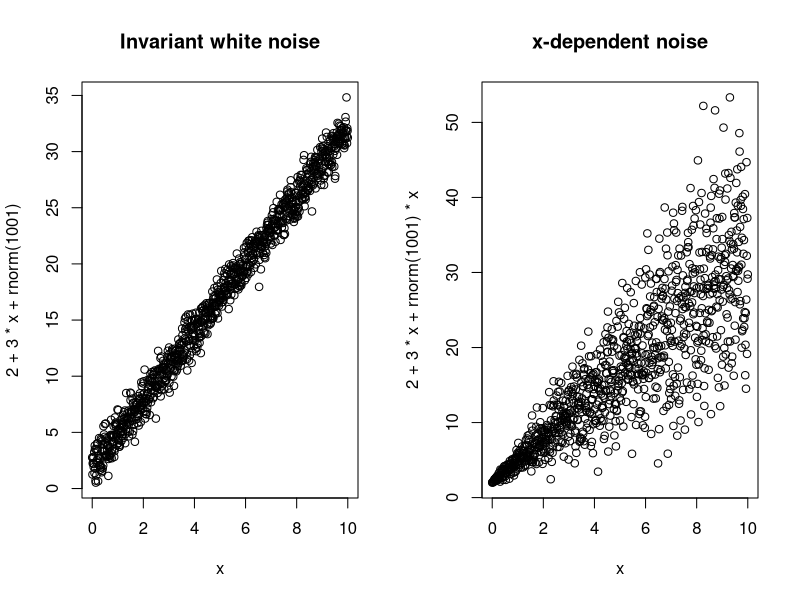
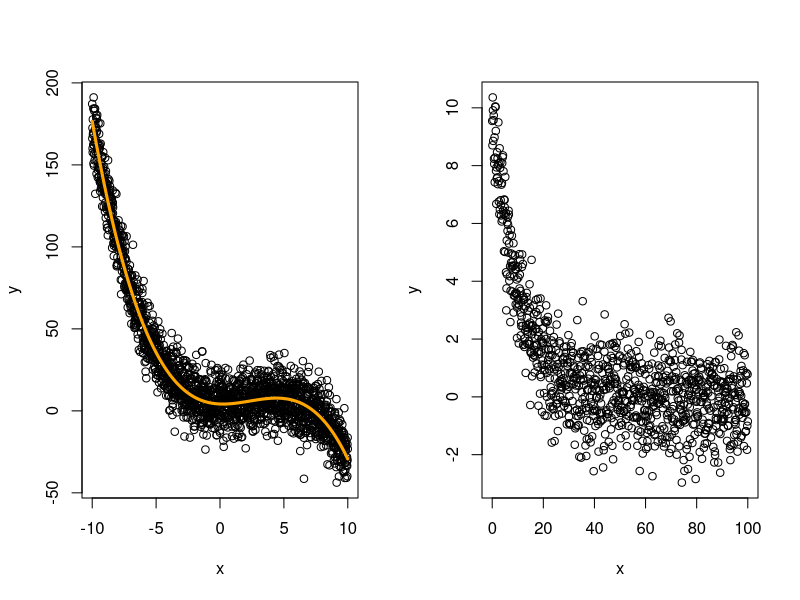
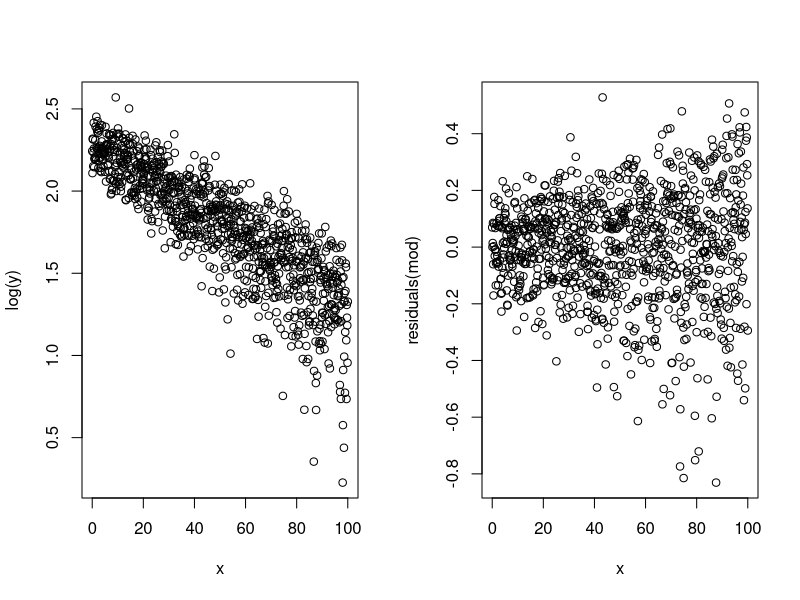
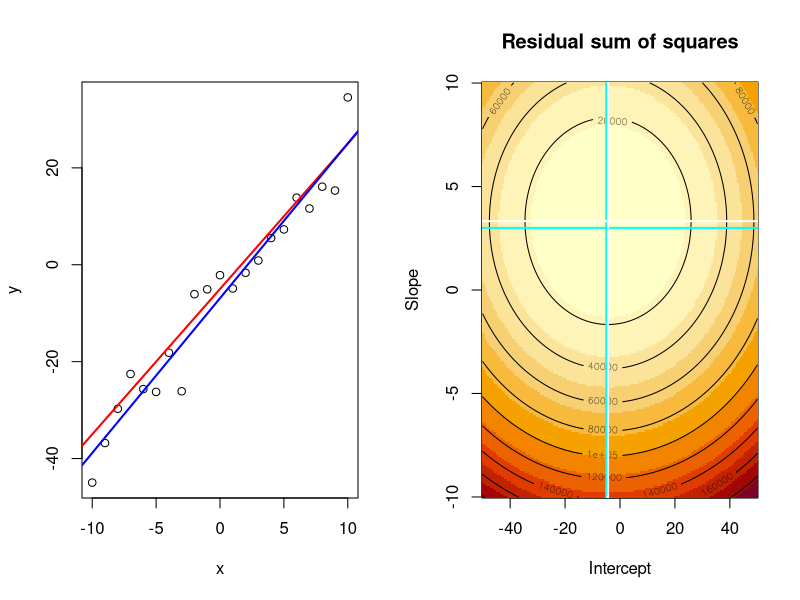
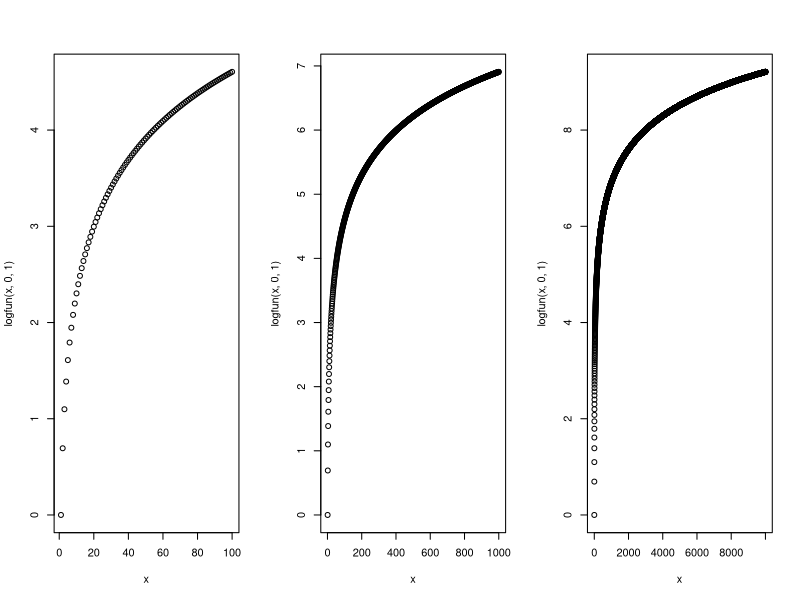
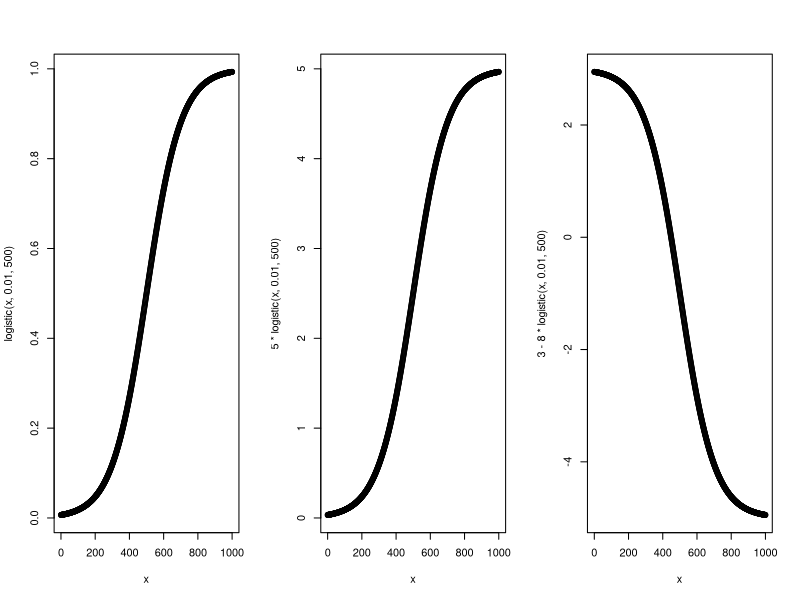

These figures' R source, in order:
## ---- chunk 1
knitr::opts_chunk$set(echo = TRUE)
## ---- chunk 2

par(mfrow=c(1,2))
x <- 0:1000/100
plot(x, 2 + 3*x + rnorm(1001), main="Invariant white noise")
plot(x, 2 + 3*x + rnorm(1001)*x, main="x-dependent noise")
## ---- chunk 3

## ---- chunk 4

# Generate some third-order polynomial data with noise
x <- -1000:1000/100
eps <- rnorm(length(x), sd=10)
y <- 4 - 0.3*x + 0.7*x^2 - 0.1*x^3 + eps

# Fit the data using derived input variables u and v
u <- x^2
v <- x^3
mod <- lm(y ~ x + u + v)

# Determine the y values according to the model (y_hat)
# Take the inner product of the input data with the coefficients
# Note: you don't _need_ to be able to reproduce this 
y_hat <- cbind(1, x, u, v) %*% coef(mod)

plot(x, y)
lines(x, y_hat, lwd=3, col="orange")
## ---- chunk 5
a <- 10
b <- 0.1
x <- 0:1000/10
eps <- rnorm(length(x))

y <- a*exp(-b*x) + eps

plot(x, y)
## ---- chunk 6
a <- 10
b <- 0.01
x <- 0:1000/10
eps <- rnorm(length(x))

y <- a*exp(-b*x) + eps

plot(x, log(y))
## ---- chunk 7
# Set the input
a <- 10
b <- 0.01
x <- 0:1000/10
eps <- rnorm(length(x))

# Generate some noisy model data
y <- a*exp(-b*x) + eps

# Fit the logarithm of y in a linear model
mod <- lm(log(y) ~ x)

# Plot the residuals
plot(x, residuals(mod))
## ---- chunk 8

# Generate sample data
a <- -5
b <- 3
x <- -10:10
eps <- rnorm(length(x), sd=5)
y <- a + b*x + eps

# Now try to get the parameters out again:
b_fit <- cov(x,y)/var(x)
a_fit <- mean(y) - b*mean(x)

# Plot the original line (red) and the fitted line (blue)
plot(x, y)
abline(a, b, col="red", lwd=2)
abline(a_fit, b_fit, col="blue", lwd=2)
## ---- chunk 9

# Generate sample data
a <- -5
b <- 3
x <- -10:10
eps <- rnorm(length(x), sd=5)
y <- a + b*x + eps

# Now try to get the parameters out again:
b_fit <- cov(x,y)/var(x)
a_fit <- mean(y) - b*mean(x)

# Determine the residual sum of squares
residuals <- y - (a_fit + b_fit*x) 
RSS <- sum(residuals^2)

# Print the RSS, and the standard deviation of the residuals
cat(paste(RSS, sqrt(RSS/(length(x)-1))))
## ---- chunk 10
# Generate sample data
a <- -5
b <- 3
x <- -10:10
eps <- rnorm(length(x), sd=5)
y <- a + b*x + eps

# Determine the fitted a and b
mod <- lm(y ~ x)
a_fit <- coef(mod)[1]
b_fit <- coef(mod)[2]

# Generate a map of a/b
a_range <- -100:100/2
b_range <- -100:100/10

# Generate a function to determine the sum of squares
rss <- function(a, b, x, y) sum((y - a - b*x)^2)

# Generate the RSS values for each combination (check function outer):
RSS <- sapply(b_range, function(b) sapply(a_range, function(a) rss(a, b, x, y)))

# Draw the plot
image(a_range, b_range, RSS, main="Residual sum of squares", xlab="Intercept", ylab="Slope")
contour(a_range, b_range, RSS, nlevels=14, add=TRUE)
# Add the lines of the input parameters
abline(h=b, col="cyan", lwd=2)
abline(v=a, col="cyan", lwd=2)
# Add the lines from fitting
abline(h=b_fit, col="white", lwd=2)
abline(v=a_fit, col="white", lwd=2)
## ---- chunk 11

# Generate sample data
a <- -5
b <- 3
x <- -10:10
eps <- rnorm(length(x), sd=5)
y <- a + b*x + eps

cat('\n-----Running NLS fit:\n\n')

# Determine the fitted a and b
mod <- nls(y ~ a_nls + b_nls*x)

cat('\n\n-----Summary of NLS fit:\n')

summary(mod)

cat('\n-----Summary linear fit:\n')

# Compare to linear fit:
summary(lm(y ~ x))
## ---- chunk 12

linear <- function(x, a, b) a + b*x

## ---- chunk 13

poly2 <- function(x, a0, a1, a2) a0 + a1*x + a2*x^2
poly3 <- function(x, a0, a1, a2, a3) a0 + a1*x + a2*x^2 + a3*x^3

## ---- chunk 14

grow <- function(x, a, b) a*exp(b*x)

## ---- chunk 15

decay <- function(x, a, b) a*exp(-b*x)

## ---- chunk 16

plateau <- function(x, a, b) a*(1 - exp(-b*x))

## ---- chunk 17

ddecay <- function(x, a, p, b1, b2) a*p*exp(-b1*x) + a*(1-p)*exp(-b2*x)

## ---- chunk 18

logfun <- function(x, a, b) a + b * log(x)

par(mfrow=c(1,3))
x <- 1:100
plot(x, logfun(x, 0, 1))
x <- 1:1000
plot(x, logfun(x, 0, 1))
x <- 1:10000
plot(x, logfun(x, 0, 1))

## ---- chunk 19

logistic <- function(x, b, m) 1/(1 + exp(-b*(x-m)))

par(mfrow=c(1,3))
x <- 0:1000
plot(x, logistic(x, 0.01, 500))
plot(x, 5*logistic(x, 0.01, 500))
plot(x, 3-8*logistic(x, 0.01, 500))

## ---- chunk 20

## ---- chunk 21

